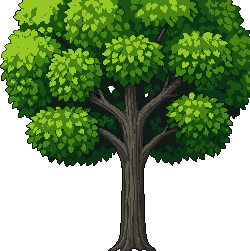
#> input picture art/source/rw_lime/rw_lime_cut.png, 250 x 251 px, found by its file name
$ python clean_lime.py
#> lines starting #> are read from the running program, lines starting #| are printed output that depends on the picture; after the words box and inside, x2 and y2 are one past the last pixel; in counts of white or black regions, pixels touching at a corner belong together
### tools/cleanpass.py
"""Clean pass (art/fixes): remove lone pixels without blurring.
A lone pixel = an opaque pixel none of whose 8 neighbours has its exact colour. It takes the most common colour
among its opaque 8 neighbours, but only when that colour is close to it (RGB distance < TOL): noise between two
near tones goes, deliberate single pixels (eyes, highlights, outline corners, window dots) stay. Silhouette edge
pixels are never changed, alpha is never changed, no new colours appear. Optional: --max-colours N merges the least
used colours into their nearest kept colour. --wrap: the art tiles sideways (ground strips)."""
import sys, argparse, numpy as np
from PIL import Image

def lone_mask(key, a, wrap):
    h, w = key.shape
    pad = np.pad(key, 1, mode="wrap") if wrap else np.pad(key, 1, constant_values=-2)
    same = np.zeros_like(a)
    for dy in (-1, 0, 1):
        for dx in (-1, 0, 1):
            if dx or dy: same |= pad[1+dy:1+dy+h, 1+dx:1+dx+w] == key
    return a & ~same

def keys(rgb, a):
    k = (rgb[..., 0].astype(np.int64) << 16) | (rgb[..., 1].astype(np.int64) << 8) | rgb[..., 2]
    return np.where(a, k, -1)

def lone_pct(rgb, a, wrap=False): return lone_mask(keys(rgb, a), a, wrap).sum() / a.sum() * 100

def clean(rgb, a, tol, wrap, passes=3):
    h, w = a.shape
    pa = np.pad(a, 1, mode="wrap" if wrap else "constant")
    edge = a & ~(pa[:-2, 1:-1] & pa[2:, 1:-1] & pa[1:-1, :-2] & pa[1:-1, 2:]) if not wrap else a & ~(pa[:-2, 1:-1] & pa[2:, 1:-1])
    rgb = rgb.copy(); total = 0
    for _ in range(passes):
        key = keys(rgb, a)
        lone = lone_mask(key, a, wrap) & ~edge
        ys, xs = np.nonzero(lone); changed = 0
        new = rgb.copy()
        for y, x in zip(ys, xs):
            nb = {}
            for dy in (-1, 0, 1):
                for dx in (-1, 0, 1):
                    if not (dx or dy): continue
                    yy, xx = y + dy, x + dx
                    if wrap: xx %= w
                    if 0 <= yy < h and 0 <= xx < w and a[yy, xx]:
                        k = int(key[yy, xx]); nb[k] = nb.get(k, 0) + 1
            if not nb: continue
            best = max(nb.items(), key=lambda kv: kv[1])
            if best[1] < 3: continue                        # no clear majority around it: leave it
            c = np.array([(best[0] >> 16) & 255, (best[0] >> 8) & 255, best[0] & 255])
            if np.sqrt(((c - rgb[y, x].astype(int)) ** 2).sum()) < tol:
                new[y, x] = c; changed += 1
        rgb = new; total += changed
        if not changed: break
    return rgb, total

# [13 lines left out: function reduce_colours, not called in this run]

# [16 lines that do not run on import are left out]

### art/source/rw_lime/clean_lime.py
"""Clean pass on the NEW lime cut, before its hand check (BIBLE: a clean pass runs only on a new cut). Review round 1
fixes (art/gen/reviews/rw_lime.md) are in here, so the file is rebuilt the same way every time.
1. the crown's right side, cut straight by the render frame, is carved into three round leaf clumps (scallops)
2. the root flare becomes a gentle splay, half width 12 to 16 px over its last 14 rows (not four claws)
3. holes inside the body up to 30 px take their most common neighbour colour (small sky holes read as gems);
   specks (opaque bits of 1-4 px free of the body) go
4. no outline (decoration): silhouette pixels of the crown facing the sun (transparent above or left) take the leaf
   mid-light shade, those facing away the leaf mid shade; the trunk's edge the same with the bark ramp.
   The darkest shades stay inside the shapes
5. lone pixels (tools/cleanpass.py rule, 3 passes) and blotches (asset_qa's rule: a 2-24 px patch sitting >= 80 %
   inside one near colour takes that colour)
Writes riverwalk/art/scene/rw_lime.png from art/source/rw_lime/rw_lime_cut.png (+ rw_lime_leafmask.png)."""
import sys
import numpy as np
from PIL import Image
from scipy import ndimage
sys.path.insert(0, 'tools')
import cleanpass

a = np.array(Image.open('art/source/rw_lime/rw_lime_cut.png').convert('RGBA'))
#> a is the input picture: shape (251, 250, 4); mean R, G, B, A 128.8, 60.5, 109.6, 156.4
leaf = np.array(Image.open('art/source/rw_lime/rw_lime_leafmask.png')) > 0
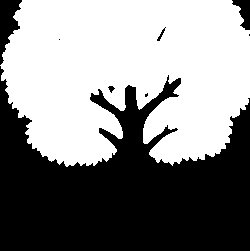
#> input picture art/source/rw_lime/rw_lime_leafmask.png, 250 x 251 px, found by its file name
#> leaf: shape (251, 250) bool; 53.3% white; 8 black regions (3 under 20 px), largest, box (x1, y1, x2, y2) and area: (0, 66, 250, 251) 28175, (0, 0, 22, 65) 758, (232, 0, 250, 30) 302, (157, 27, 166, 41) 34, (108, 86, 115, 93) 27
rgb = a[..., :3].astype(int); al = a[..., 3] > 0
#> after `al = a[..., 3] > 0`: al: shape (251, 250) bool; 61.4% white; 10 black regions (5 under 20 px), largest, box (x1, y1, x2, y2) and area: (0, 68, 122, 251) 12562, (144, 98, 250, 251) 10587, (0, 0, 22, 65) 745, (232, 0, 250, 30) 302, (108, 86, 115, 93) 27
H, W = al.shape
#> H = 251; W = 250
LUM = np.array([0.299, 0.587, 0.114])
def ramp(mask):
    cols = np.unique(rgb[mask & al], axis=0)
#> cols = [[11, 54, 19], [16, 27, 21], [27, 82, 17], [72, 133, 20], [150, 199, 38]]
    return cols[np.argsort(cols @ LUM)]
LR, BR = ramp(leaf), ramp(~leaf)
#> LR = [[16, 27, 21], [11, 54, 19], [27, 82, 17], [72, 133, 20], [150, 199, 38]]; BR = [[17, 3, 15], [43, 42, 37], [68, 66, 58], [94, 92, 77]]
if BR[0] @ LUM < 20:                                     # a near-black bark cluster (the render's ink) joins the next shade
    rgb[(rgb == BR[0]).all(-1) & al] = BR[1]; BR = BR[1:]
#> after `rgb[(rgb == BR[0]).all(-1) & al] = BR[1]`:
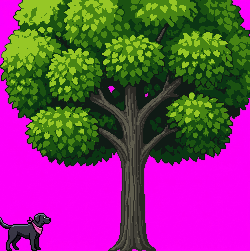
#> rgb: shape (251, 250, 3) int64; mean R, G, B 128.9, 60.7, 109.7
#> after `BR = BR[1:]`: BR = [[43, 42, 37], [68, 66, 58], [94, 92, 77]]
print('leaf ramp', [tuple(c) for c in LR]); print('bark ramp', [tuple(c) for c in BR])
#| leaf ramp [(16, 27, 21), (11, 54, 19), (27, 82, 17), (72, 133, 20), (150, 199, 38)]
#| bark ramp [(43, 42, 37), (68, 66, 58), (94, 92, 77)]

# 1. carve the frame-cut right side into scallops
rows = np.nonzero(al[:, W - 1])[0]
#> rows = 66 values from 30 to 97
if len(rows):
    y0, y1 = rows.min(), rows.max()
#> y0 = 30; y1 = 97
    n = 3; seg = (y1 - y0 + 1) / n
#> after `seg = (y1 - y0 + 1) / n`: seg = 22.67
    for y in range(y0, y1 + 1):
        i = min(n - 1, int((y - y0) / seg)); c = y0 + (i + 0.5) * seg
        t = (y - c) / (seg / 2)
        lim = W - 3 - int(round(9 * t * t))
        al[y, lim + 1:] = False
#> this loop made 68 passes
#> (i, c, t, lim) on passes 1 to 12: (0, 41.33, -1, 238), (0, 41.33, -0.912, 240), (0, 41.33, -0.824, 241), (0, 41.33, -0.735, 242), (0, 41.33, -0.647, 243), (0, 41.33, -0.559, 244), (0, 41.33, -0.471, 245), (0, 41.33, -0.382, 246), (0, 41.33, -0.294, 246), (0, 41.33, -0.206, 247), (0, 41.33, -0.118, 247), (0, 41.33, -0.0294, 247)
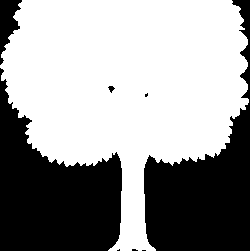
#> al: shape (251, 250) bool; 60.8% white; 8 black regions (4 under 20 px), largest, box (x1, y1, x2, y2) and area: (0, 68, 122, 251) 12562, (144, 0, 250, 251) 11226, (0, 0, 22, 65) 745, (108, 86, 115, 93) 27
# 2. root flare
mid = np.nonzero(al[H - 30])[0]; cx = int(round(mid.mean()))
#> after `mid = np.nonzero(al[H - 30])[0]`: mid = 24 values from 121 to 144
#> after `cx = int(round(mid.mean()))`: cx = 132
for y in range(H - 14, H):                               # a gentle flare: half width 12 at 14 rows up to 16 at the ground
    hw = 12 + int(round((y - (H - 14)) * 4 / 13))
    al[y, :max(0, cx - hw)] = False; al[y, cx + hw:] = False
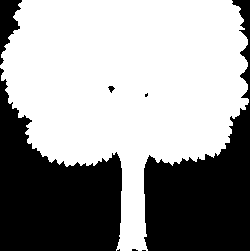
#> al: shape (251, 250) bool; 60.6% white; 8 black regions (4 under 20 px), largest, box (x1, y1, x2, y2) and area: (0, 68, 122, 251) 12610, (144, 0, 250, 251) 11292, (0, 0, 22, 65) 745, (108, 86, 115, 93) 27
for y in (H - 2, H - 1):                                 # the foot stands on the ground: no gaps in its last rows
    xx = np.nonzero(al[y])[0]
    if len(xx):
        gap = ~al[y, xx.min():xx.max() + 1]
        rgb[y, xx.min():xx.max() + 1][gap] = BR[1]; al[y, xx.min():xx.max() + 1] = True
#> rgb: shape (251, 250, 3) int64; 0.03% of pixels changed, all inside (x1, y1, x2, y2) = (117, 249, 146, 251)
# 3. holes and specks
holes = ~al & ndimage.binary_fill_holes(al)
#> holes: shape (251, 250) bool; 0.06% white; 2 white regions (1 under 20 px), largest, box (x1, y1, x2, y2) and area: (108, 86, 115, 93) 27
lbl, n = ndimage.label(holes)
#> lbl: shape (251, 250) int32; 3 distinct labels, from 0 to 2
#> n = 2
for i in range(1, n + 1):
    comp = lbl == i
    if comp.sum() > 30: continue
    ring = ndimage.binary_dilation(comp) & al
    cols, cnt = np.unique(rgb[ring], axis=0, return_counts=True)
    rgb[comp] = cols[cnt.argmax()]; al |= comp
    leaf |= comp & (ndimage.binary_dilation(comp, iterations=2) & leaf).any()
#> this loop made 2 passes
#> (cols, cnt) on passes 1 to 2: ([[16, 27, 21]], [19]), ([[16, 27, 21]], [12])
#> al: shape (251, 250) bool; 60.7% white; 3 black regions, box (x1, y1, x2, y2) and area: (0, 68, 122, 251) 12610, (144, 0, 250, 251) 11292, (0, 0, 22, 65) 745
#> comp: shape (251, 250) bool; 0.01% white in thin lines or dots, all inside (x1, y1, x2, y2) = (145, 93, 148, 97)
#> leaf: shape (251, 250) bool; 53.4% white; 6 black regions (2 under 20 px), largest, box (x1, y1, x2, y2) and area: (0, 66, 250, 251) 28175, (0, 0, 22, 65) 758, (232, 0, 250, 30) 302, (157, 27, 166, 41) 34
#> rgb: shape (251, 250, 3) int64; mean R, G, B 128.7, 60.7, 109.5
lbl, n = ndimage.label(al, structure=np.ones((3, 3)))
#> n = 1
sizes = ndimage.sum(al, lbl, range(1, n + 1))
#> sizes = [38103]
for i, s in enumerate(sizes, 1):
    if s <= 4: al[lbl == i] = False
#> this loop made 1 pass
#> (i, s) on pass 1: (1, 38103)
# 4. edges
pa = np.pad(al, 1)
#> pa: shape (253, 252) bool; 59.8% white; 1 black region, box (x1, y1, x2, y2) and area: (0, 0, 252, 253) 25653
edge = al & ~(pa[:-2, 1:-1] & pa[2:, 1:-1] & pa[1:-1, :-2] & pa[1:-1, 2:])
#> edge: shape (251, 250) bool; 1.7% white in thin lines or dots
lit = edge & (~pa[:-2, 1:-1] | ~pa[1:-1, :-2])
#> lit: shape (251, 250) bool; 1% white in thin lines or dots
shade = edge & ~lit
#> shade: shape (251, 250) bool; 0.66% white in thin lines or dots
edge[H - 1, :] = False; lit[H - 1, :] = False; shade[H - 1, :] = False
#> after `edge[H - 1, :] = False`: edge: shape (251, 250) bool; 1.6% white in thin lines or dots
#> after `lit[H - 1, :] = False`: lit: shape (251, 250) bool; 1% white in thin lines or dots
#> after `shade[H - 1, :] = False`: shade: shape (251, 250) bool; 0.61% white in thin lines or dots
lm, ls = LR[3], LR[2]                                    # lit rim: the leaf mid-light; shade rim: the leaf mid
#> lm = [72, 133, 20]; ls = [27, 82, 17]
bm, bs = BR[-1], BR[-2]
#> bm = [94, 92, 77]; bs = [68, 66, 58]
rgb[lit & leaf] = lm; rgb[shade & leaf] = ls
rgb[lit & ~leaf] = bm; rgb[shade & ~leaf] = bs
#> after `rgb[lit & ~leaf] = bm`: rgb: shape (251, 250, 3) int64; mean R, G, B 129, 61.4, 109.6
#> after `rgb[shade & ~leaf] = bs`: rgb: shape (251, 250, 3) int64; mean R, G, B 129.1, 61.5, 109.6
# bark-coloured edge pixels away from the trunk (x 100-165) are leaf edges: they take the leaf shade (round 2 review)
crown_edge = edge & ~leaf
#> crown_edge: shape (251, 250) bool; 0.36% white in thin lines or dots
crown_edge[:, 100:166] = False
#> crown_edge: shape (251, 250) bool; 0.04% white in thin lines or dots, all inside (x1, y1, x2, y2) = (0, 3, 235, 163)
rgb[crown_edge] = ls; leaf |= crown_edge
#> after `rgb[crown_edge] = ls`: rgb: shape (251, 250, 3) int64; mean R, G, B 129, 61.5, 109.6
#> after `leaf |= crown_edge`: leaf: shape (251, 250) bool; 53.4% white; 6 black regions (2 under 20 px), largest, box (x1, y1, x2, y2) and area: (0, 68, 250, 251) 28160, (0, 0, 22, 65) 745, (232, 0, 250, 30) 302, (157, 27, 166, 41) 34
# 5. lone pixels and blotches
out_rgb, changed = cleanpass.clean(rgb.astype(np.uint8), al, 70, False)
#> the loop in clean, `for _ in range(passes):` made 3 passes
#> pass 1, in keys, `k = (rgb[..., 0].astype(np.int64) << 16) | (rgb[..., 1].astype(np.int6..`:
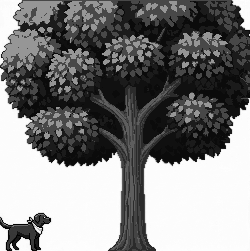
#> k: shape (251, 250) int64; min 0, max 16712702, mean 8473255.5; drawn with min black and max white
#> pass 1, in lone_mask, `pad = np.pad(key, 1, mode="wrap") if wrap else np.pad(key, 1, constant..`:
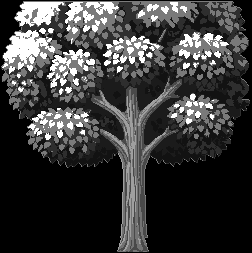
#> pad: shape (253, 252) int64; min -2, max 9881382, mean 2248490.1; drawn with min black and max white
#> after the loop in clean, `for _ in range(passes):`:
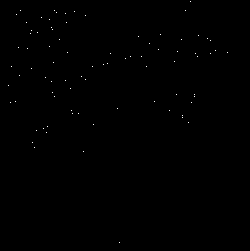
#> lone: shape (251, 250) bool; 0.13% white in thin lines or dots, all inside (x1, y1, x2, y2) = (8, 1, 228, 243)
#> after the loop in clean, `for _ in range(passes):`: total = 203
#> changed = 203
def blotch_merge(rgb, al):
    key = (rgb[..., 0].astype(np.int64) << 16) | (rgb[..., 1].astype(np.int64) << 8) | rgb[..., 2]
    key = np.where(al, key, -1); n = 0
    for k in np.unique(key[al]):
        lab, c = ndimage.label(key == k, structure=np.ones((3, 3)))
        sizes = np.bincount(lab.ravel())
        for i in range(1, c + 1):
            if not (2 <= sizes[i] <= 24): continue
            mm = lab == i
            ys_, xs_ = np.nonzero(mm)
            if min(np.ptp(ys_), np.ptp(xs_)) == 0 and max(np.ptp(ys_), np.ptp(xs_)) >= 3: continue
            pm = np.pad(mm, 1)
            ring = (pm[:-2, 1:-1] | pm[2:, 1:-1] | pm[1:-1, :-2] | pm[1:-1, 2:]) & ~mm
            rk = key[ring]
            if (rk < 0).any(): continue
            vals, cnt = np.unique(rk, return_counts=True)
            if cnt.max() / cnt.sum() < 0.8: continue
            o = int(vals[cnt.argmax()])
            oc = np.array([(o >> 16) & 255, (o >> 8) & 255, o & 255])
            if np.sqrt(((oc - rgb[mm][0].astype(int)) ** 2).sum()) < 45:
                rgb[mm] = oc; key[mm] = o; n += 1
    return rgb, n
for _ in range(3):
    out_rgb, nb = blotch_merge(out_rgb, al)
#> this loop made 3 passes
#> nb on passes 1 to 3: 51, 0, 0
im = np.dstack([out_rgb, np.where(al, 255, 0)]).astype(np.uint8)
im[~al] = 0
Image.fromarray(im, 'RGBA').save('riverwalk/art/scene/rw_lime.png')
A = im; m = A[..., 3] > 0
print('lone changed', changed, 'colours', len(np.unique(A[m][:, :3], axis=0)), 'size', W, H)
#| lone changed 203 colours 8 size 250 251
for d in (20, 50, 80):
    xx = np.nonzero(m[H - 1 - d])[0]; print(f'trunk {d} px up: {xx.max() - xx.min() + 1} px')
#> this loop made 3 passes
#| trunk 20 px up: 26 px
#| trunk 50 px up: 24 px
#| trunk 80 px up: 22 px
lf = m & leaf
print('lowest leaf', H - 1 - np.nonzero(lf)[0].max(), 'px above the ground')
#| lowest leaf 84 px above the ground
